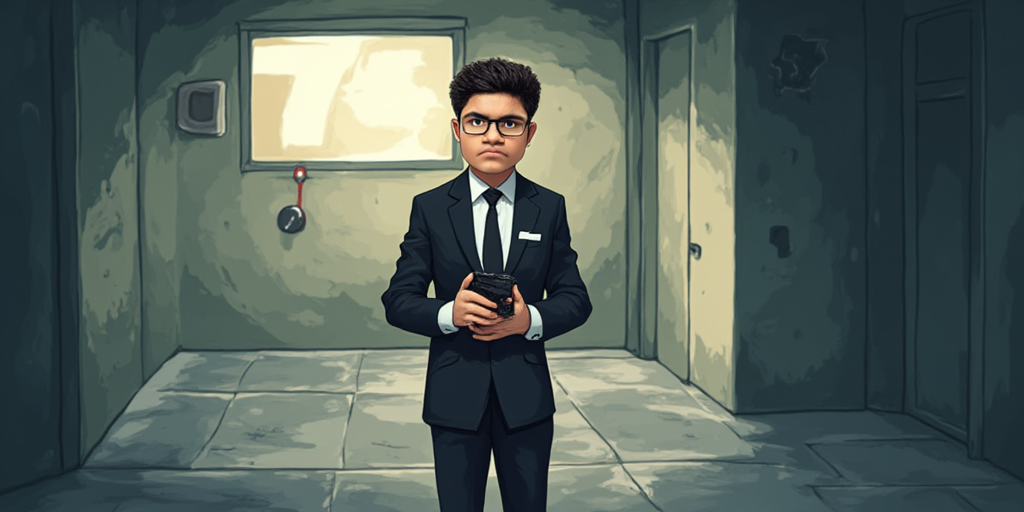
#> input picture comic_images/scene1.png, 1024 x 512 px, found by its file name
$ python output.py
#> lines starting #> are read from the running program, lines starting #| are printed output that depends on the picture
from PIL import Image, ImageDraw, ImageFont

# Load images
img1 = Image.open("scene1.png").resize((1024, 512))
#> img1 is the input picture: PIL image 1024x512 RGB; mean R, G, B 84.7, 97.6, 91.3
img2 = Image.open("scene2.png").resize((1024, 512))
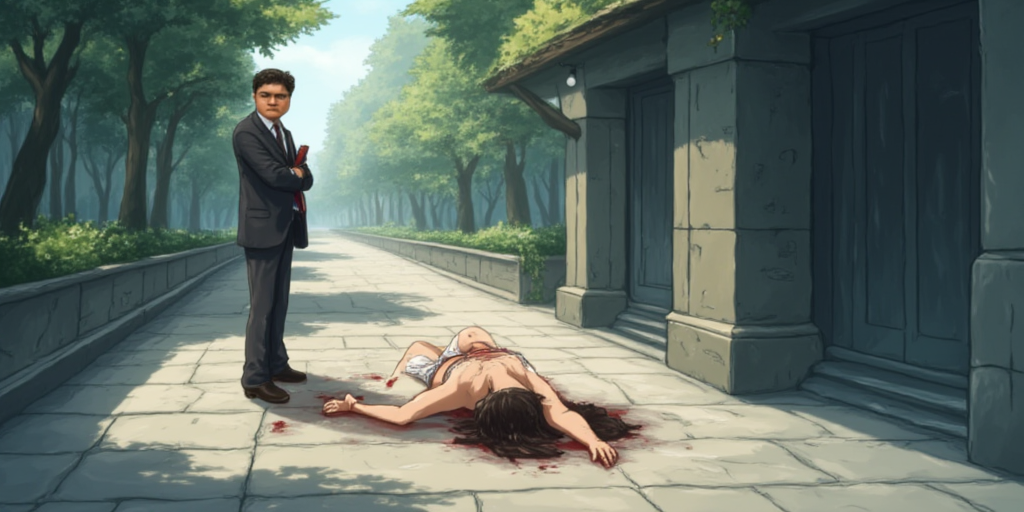
#> input picture comic_images/scene2.png, 1024 x 512 px, found by its file name
#> img2 is the input picture: PIL image 1024x512 RGB; mean R, G, B 98.3, 110.4, 102.6
img3 = Image.open("scene3.png").resize((512, 1024))
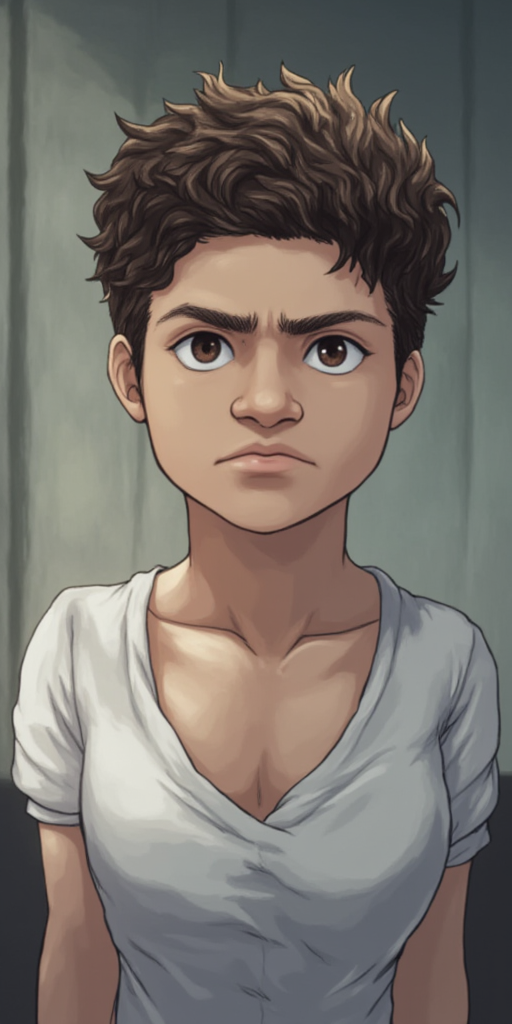
#> input picture comic_images/scene3.png, 512 x 1024 px, found by its file name
#> img3 is the input picture: PIL image 512x1024 RGB; mean R, G, B 121, 114.6, 108.3

# Load font
font_size = 20
try:
    font = ImageFont.truetype("arial.ttf", font_size)
except:
    font = ImageFont.load_default()

# Wrap text to fit within image width
def wrap_text(text, font, max_width, draw):
    words = text.split()
    lines = []
    line = ""

    for word in words:
        test_line = line + word + " "
        if draw.textlength(test_line, font=font) <= max_width:
            line = test_line
        else:
            lines.append(line.strip())
            line = word + " "
    lines.append(line.strip())
    return lines

# Helper to calculate text block height
def get_text_block_height(lines, font):
    line_height = font.getbbox("A")[3]
    return len(lines) * (line_height + 5)

# Spacing
padding = 15
text_height_estimate = font_size * 3
canvas_width = 1024 + 512 + 3 * padding
canvas_height = max(2 * (512 + text_height_estimate) + 3 * padding, 1024 + text_height_estimate + 2 * padding)

# Create canvas
canvas = Image.new("RGB", (canvas_width, canvas_height), "white")
#> canvas: PIL image 1581x1189 RGB; every value is 255
draw = ImageDraw.Draw(canvas)

# Paste image and draw wrapped text below inside the same bounding box
def paste_with_wrapped_text(img, pos, text):
#> called with pos = (15, 15)
    x, y = pos
    max_text_width = img.width
#> max_text_width = 1024
    lines = wrap_text(text, font, max_text_width, draw)
#> lines = 2 items
    text_block_height = get_text_block_height(lines, font)
#> text_block_height = 52

    # Draw bounding box that includes both image and text
    box_width = img.width
#> box_width = 1024
    box_height = img.height + text_block_height + 10
#> box_height = 574
    draw.rectangle([x, y, x + box_width, y + box_height], outline="black", width=5)

    # Paste image inside box
    canvas.paste(img, (x, y))
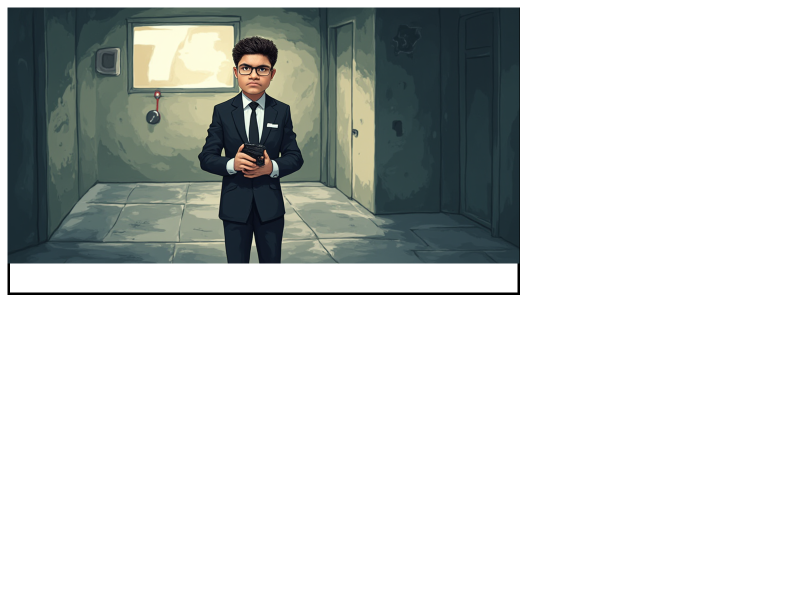
#> canvas: PIL image 1581x1189 RGB (shown at 1/2 size); mean R, G, B 206.7, 210.3, 208.5

    # Draw text under image inside box
    text_y = y + img.height + 5
#> text_y = 532
    for line in lines:
        text_width = draw.textlength(line, font=font)
        text_x = x + (img.width - text_width) // 2
        draw.text((text_x, text_y), line, fill="red", font=font)
        text_y += font.getbbox("A")[3] + 5
#> this loop made 2 passes
#> (text_width, text_x, text_y) on pass 1: (950.3, 51, 558)
#> (line, text_width, text_x, text_y) on pass 2: ('narrow alleyway.', 216.1, 418, 584)
#> after the loop, text_y = 584

# Add images with wrapped captions and bounding box
paste_with_wrapped_text(img1, (padding, padding), "Scene 1: A person sitting at a desk filled with paperwork, looking serious in a narrow alleyway.")
paste_with_wrapped_text(img2, (padding, 2 * padding + 512 + text_height_estimate), "Scene 2: The same location as above, but showing a different emotion or mood, symbolizing contrast. hai hello")
#> call 2 of paste_with_wrapped_text, with pos = (15, 602)
#> in paste_with_wrapped_text (call 2), `canvas.paste(img, (x, y))`:
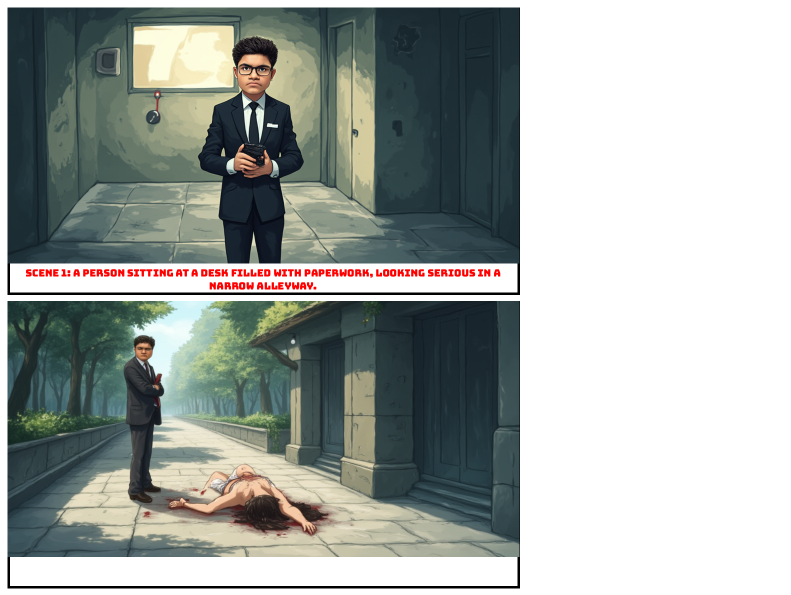
#> canvas: PIL image 1581x1189 RGB (shown at 1/2 size); mean R, G, B 162.1, 167.7, 163.8
#> the loop in paste_with_wrapped_text (call 2), `for line in lines:` made 2 passes
#> (text_width, text_x, text_y) on pass 1: (937.7, 58, 1145)
#> (line, text_width, text_x, text_y) on pass 2: ('symbolizing contrast. hai hello', 396.7, 328, 1171)
#> after the loop in paste_with_wrapped_text (call 2), `for line in lines:`: text_y = 1171
paste_with_wrapped_text(img3, (2 * padding + 1024, padding), "Scene 3: The individual is deep in thought, surrounded by scattered papers, representing internal conflict.")
#> call 3 of paste_with_wrapped_text, with pos = (1054, 15)
#> in paste_with_wrapped_text (call 3), `lines = wrap_text(text, font, max_text_width, draw)`: lines = ['Scene 3: The individual is deep in', 'thought, surrounded by scattered', 'papers, representing internal conflict.']
#> in paste_with_wrapped_text (call 3), `text_block_height = get_text_block_height(lines, font)`: text_block_height = 78
#> in paste_with_wrapped_text (call 3), `box_height = img.height + text_block_height + 10`: box_height = 1112
#> in paste_with_wrapped_text (call 3), `canvas.paste(img, (x, y))`:
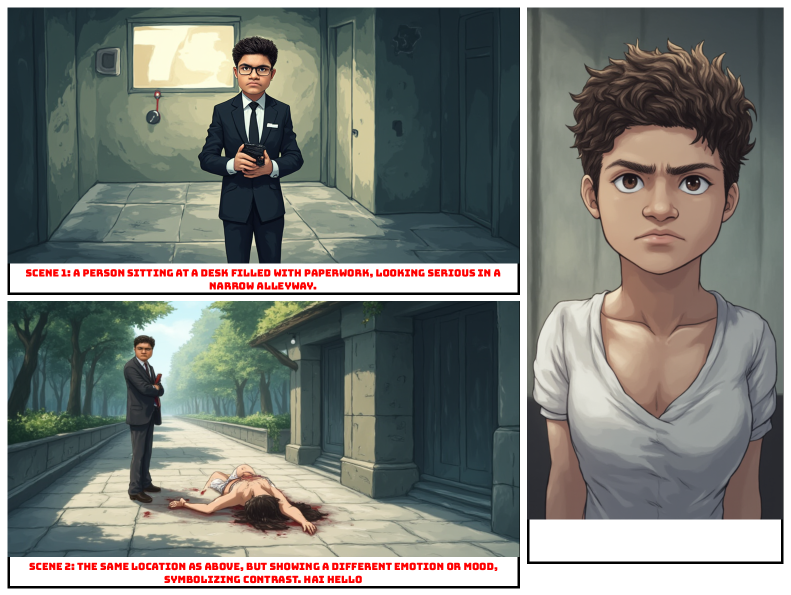
#> canvas: PIL image 1581x1189 RGB (shown at 1/2 size); mean R, G, B 124.2, 126.4, 120.7
#> the loop in paste_with_wrapped_text (call 3), `for line in lines:` made 3 passes
#> (line, text_width, text_x, text_y) on passes 1 to 3: ('Scene 3: The individual is deep in', 401.2, 1109, 1070), ('thought, surrounded by scattered', 414.7, 1102, 1096), ('papers, representing internal conflict.', 492.9, 1063, 1122)
#> after the loop in paste_with_wrapped_text (call 3), `for line in lines:`: text_y = 1122

# Save and show
canvas.save("output_wrapped_box_text.png")
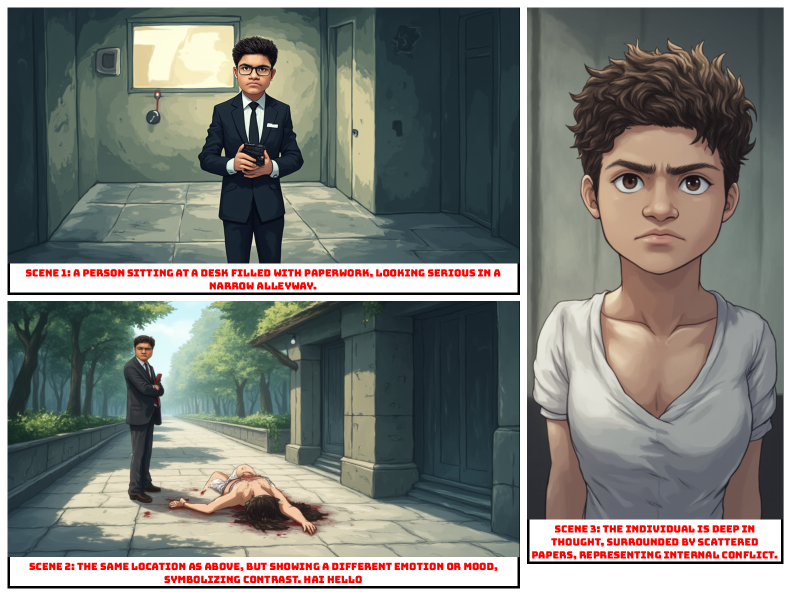
#> saved as output_wrapped_box_text.png: PIL image 1581x1189 RGB (shown at 1/2 size); mean R, G, B 124.2, 124.8, 119.1
canvas.show()
